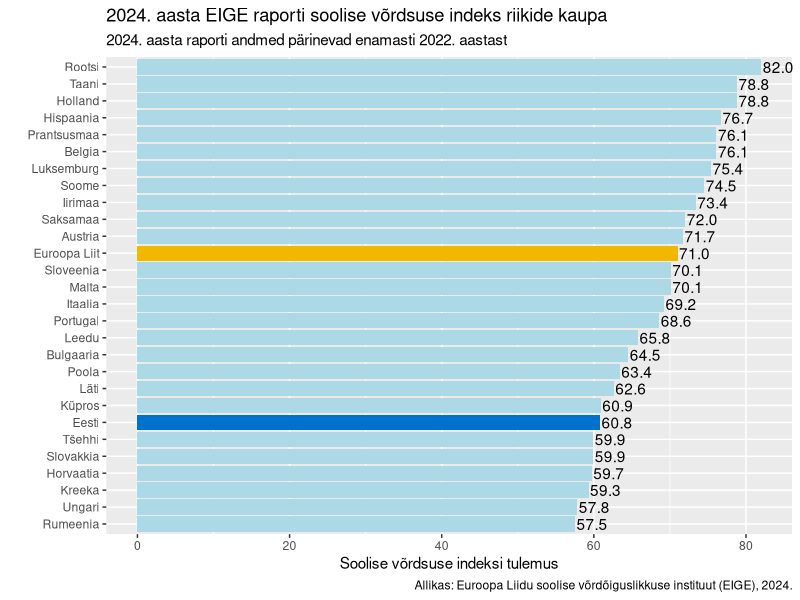
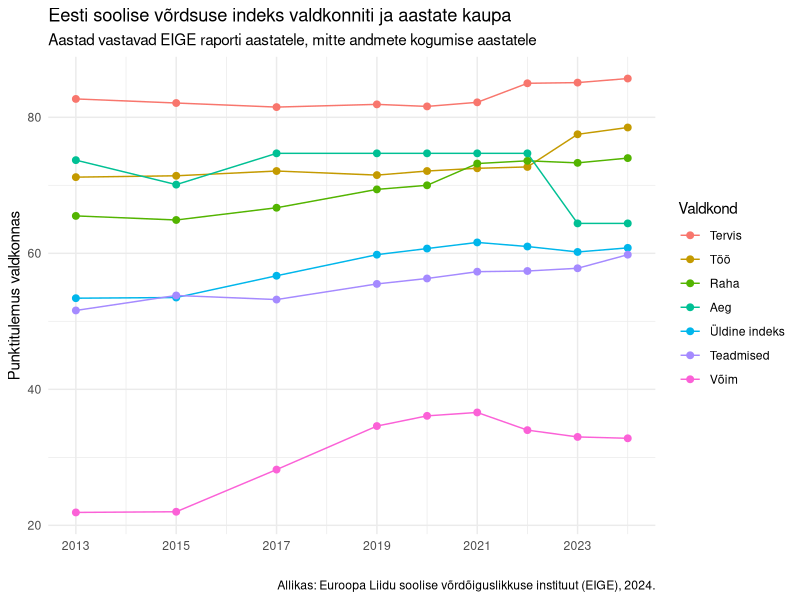
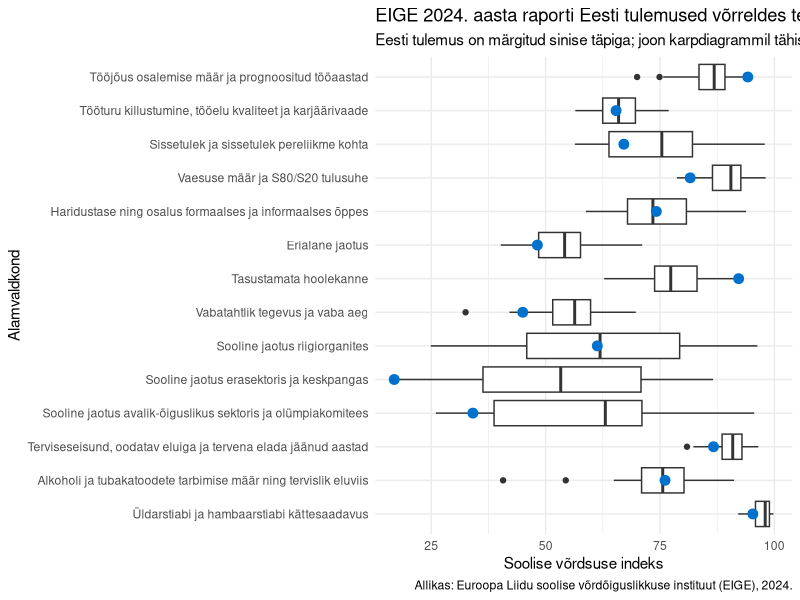

Reproduce these figures in R, in order.
## ---- chunk 1
# Töökeskkonna seadistamine
library(dplyr)
library(ggplot2)
library(knitr)
library(tidyr)
knitr::opts_chunk$set(echo = FALSE)
knitr::opts_chunk$set(message = FALSE)
knitr::opts_chunk$set(warning = FALSE)
options(scipen=1000)
## ---- chunk 2

data <- read.csv('andmestik/2024-EIGE-data.csv', encoding = 'UTF-8', sep =';')

data <- data %>%
  mutate(Riik_EE = recode(Geographic.region..Sub...Domain.Scores,
                          "Austria" = "Austria",
                          "Belgium" = "Belgia",
                          "Bulgaria" = "Bulgaaria",
                          "Croatia" = "Horvaatia",
                          "Cyprus" = "Küpros",
                          "Czechia" = "Tšehhi",
                          "Denmark" = "Taani",
                          "Estonia" = "Eesti",
                          "European Union - 27 countries (from 2020)" = "Euroopa Liit",
                          "Finland" = "Soome",
                          "France" = "Prantsusmaa",
                          "Germany" = "Saksamaa",
                          "Greece" = "Kreeka",
                          "Hungary" = "Ungari",
                          "Ireland" = "Iirimaa",
                          "Italy" = "Itaalia",
                          "Latvia" = "Läti",
                          "Lithuania" = "Leedu",
                          "Luxembourg" = "Luksemburg",
                          "Malta" = "Malta",
                          "Netherlands" = "Holland",
                          "Poland" = "Poola",
                          "Portugal" = "Portugal",
                          "Romania" = "Rumeenia",
                          "Slovakia" = "Slovakkia",
                          "Slovenia" = "Sloveenia",
                          "Spain" = "Hispaania",
                          "Sweden" = "Rootsi"
  ))

data <- data %>%
  mutate(Varvikood = case_when(
    Riik_EE == "Eesti" ~ "EE",
    Riik_EE == "Euroopa Liit" ~ "EU",
    TRUE ~ "Muu"
  ))

ggplot(data, aes(x = reorder(Riik_EE, Overall.Gender.Equality.Index), y = Overall.Gender.Equality.Index, 
                 fill = Varvikood)) +
  geom_bar(stat = "identity") +
  geom_text(aes(label = format(Overall.Gender.Equality.Index, big.mark=" ")), position = position_dodge(width = 0.9), hjust = -0.05)+
  scale_fill_manual(values = c("EE" = "#0072CE", "EU" = "#F2B800", "Muu" = "lightblue"), guide = "none") +
  labs(x = "",
       y = "Soolise võrdsuse indeksi tulemus",
       title = "2024. aasta EIGE raporti soolise võrdsuse indeks riikide kaupa",
       subtitle = "2024. aasta raporti andmed pärinevad enamasti 2022. aastast",
       caption = "Allikas: Euroopa Liidu soolise võrdõiguslikkuse instituut (EIGE), 2024."
       ) +
  coord_flip()
  
## ---- chunk 3
eesti_valdkonniti <- read.csv('andmestik/EE-valdkonniti.csv', encoding = 'UTF-8', sep =';')
eesti_valdkonniti_suured <- eesti_valdkonniti[eesti_valdkonniti$Sub.domain=='',]
colnames(eesti_valdkonniti_suured) <- gsub("^X", "", colnames(eesti_valdkonniti_suured))
colnames(eesti_valdkonniti_suured)[1] <- 'Valdkond'
eesti_valdkonniti_suured<-  eesti_valdkonniti_suured[,-2]

eesti_valdkonniti_suured <- eesti_valdkonniti_suured %>%
  mutate(Valdkond = case_when(
    Valdkond == 'Work' ~ 'Töö',
    Valdkond == 'Money' ~ 'Raha',
    Valdkond == 'Knowledge' ~ 'Teadmised',
    Valdkond == 'Time' ~ 'Aeg',
    Valdkond == 'Power' ~ 'Võim',
    Valdkond == 'Health' ~ 'Tervis',
    Valdkond == 'Index' ~ 'Üldine indeks'
  )) %>%
  mutate(Valdkond = factor(Valdkond, levels = c(
    'Tervis',
    'Töö',
    'Raha',
    'Aeg',
    'Üldine indeks',
    'Teadmised',
    'Võim'
  )))

eesti_valdkonniti_pikk <- eesti_valdkonniti_suured %>%
  pivot_longer(
    cols = -Valdkond,           
    names_to = "Aasta",
    values_to = "Indeks"
  ) %>% mutate(Aasta = as.integer(Aasta))


###trendid


ggplot(eesti_valdkonniti_pikk, aes(x = Aasta, y = Indeks, color = Valdkond, group = Valdkond)) +
  geom_line(size = 0.5) +
  geom_point(size = 2) +
  scale_x_continuous(breaks = seq(2013, 2024, by=2)) +
  labs(title = "Eesti soolise võrdsuse indeks valdkonniti ja aastate kaupa",
       x = "", y = "Punktitulemus valdkonnas", color = "Valdkond",
       subtitle = "Aastad vastavad EIGE raporti aastatele, mitte andmete kogumise aastatele",
       caption = "Allikas: Euroopa Liidu soolise võrdõiguslikkuse instituut (EIGE), 2024.") +
  theme_minimal()
## ---- chunk 4
andmed_koik <- read.csv('andmestik/2024-EIGE-data.csv', encoding = 'UTF-8', sep =';')

andmed_pikk <- andmed_koik %>%
  pivot_longer(
    cols = 2:ncol(andmed_koik),
    names_to = 'Indeks',
    values_to = 'Skoor'
  )

colnames(andmed_pikk)[1] <- 'Riik'

andmed_pikk <- andmed_pikk %>%
  mutate(lyhend = case_when(
    Indeks == 'Overall.Gender.Equality.Index' ~ 'Soolise võrdõiguslikkuse indeks',
    Indeks == 'Work..Domain.score.' ~ 'Töö',
    Indeks == 'Participation.in.work..Subdomain.score.' ~ 'Tööjõus osalemise määr ja prognoositud tööaastad',
    Indeks == 'Segregation.and.quality.of.work..Subdomain.score.' ~ 'Tööturu killustumine, tööelu kvaliteet ja karjäärivaade',
    Indeks == 'Money..Domain.score.' ~ 'Raha',
    Indeks == 'Financial.resources..Subdomain.score.' ~ 'Sissetulek ja sissetulek pereliikme kohta',
    Indeks == 'Economic.situation..Subdomain.score.' ~ 'Vaesuse määr ja S80/S20 tulusuhe',
    Indeks == 'Knowledge..Domain.score.' ~ 'Teadmised',
    Indeks == 'Attainment.and.participation..Subdomain.score.' ~ 'Haridustase ning osalus formaalses ja informaalses õppes',
    Indeks == 'Segregation..Subdomain.score.' ~ 'Erialane jaotus',
    Indeks == 'Time..Domain.score.' ~ 'Aeg',
    Indeks == 'Care.activities..Subdomain.score.' ~ 'Tasustamata hoolekanne',
    Indeks == 'Social.activities..Subdomain.score.' ~ 'Vabatahtlik tegevus ja vaba aeg',
    Indeks == 'Power..Domain.score.' ~ 'Võim',
    Indeks == 'Political.power..Subdomain.score.' ~ 'Sooline jaotus riigiorganites',
    Indeks == 'Economic.power..Subdomain.score.' ~ 'Sooline jaotus erasektoris ja keskpangas',
    Indeks == 'Social.power..Subdomain.score.' ~ 'Sooline jaotus avalik-õiguslikus sektoris ja olümpiakomitees',
    Indeks == 'Health..Domain.score.' ~ 'Tervis',
    Indeks == 'Health.status..Subdomain.score.' ~ 'Terviseseisund, oodatav eluiga ja tervena elada jäänud aastad',
    Indeks == 'Healthy.behaviour..Subdomain.score.' ~ 'Alkoholi ja tubakatoodete tarbimise määr ning tervislik eluviis',
    Indeks == 'Access.to.health.structures..Subdomain.score.' ~ 'Üldarstiabi ja hambaarstiabi kättesaadavus',
    TRUE ~ 'Muu'
  )) %>%
  mutate(lyhend = factor(lyhend, levels = c(
    'Soolise võrdõiguslikkuse indeks',
    'Töö',
    'Tööjõus osalemise määr ja prognoositud tööaastad',
    'Tööturu killustumine, tööelu kvaliteet ja karjäärivaade',
    'Raha',
    'Sissetulek ja sissetulek pereliikme kohta',
    'Vaesuse määr ja S80/S20 tulusuhe',
    'Teadmised',
    'Haridustase ning osalus formaalses ja informaalses õppes',
    'Erialane jaotus',
    'Aeg',
    'Tasustamata hoolekanne',
    'Vabatahtlik tegevus ja vaba aeg',
    'Võim',
    'Sooline jaotus riigiorganites',
    'Sooline jaotus erasektoris ja keskpangas',
    'Sooline jaotus avalik-õiguslikus sektoris ja olümpiakomitees',
    'Tervis',
    'Terviseseisund, oodatav eluiga ja tervena elada jäänud aastad',
    'Alkoholi ja tubakatoodete tarbimise määr ning tervislik eluviis',
    'Üldarstiabi ja hambaarstiabi kättesaadavus',
    'Muu'
  )))

andmed_pikk_ilma_suurteta <- andmed_pikk[!(andmed_pikk$lyhend %in% c('Töö', 'Võim', 'Tervis', 'Muu', 'Aeg','Raha', 'Teadmised','Soolise võrdõiguslikkuse indeks')),]

# Seda miskipärast vaja, et järjekord õige oleks - Adeline
andmed_pikk_ilma_suurteta$lyhend <- factor(andmed_pikk_ilma_suurteta$lyhend, levels = c(
  'Üldarstiabi ja hambaarstiabi kättesaadavus',
  'Alkoholi ja tubakatoodete tarbimise määr ning tervislik eluviis',
  'Terviseseisund, oodatav eluiga ja tervena elada jäänud aastad',
  'Sooline jaotus avalik-õiguslikus sektoris ja olümpiakomitees',
  'Sooline jaotus erasektoris ja keskpangas',
  'Sooline jaotus riigiorganites',
  'Vabatahtlik tegevus ja vaba aeg',
  'Tasustamata hoolekanne',
  'Erialane jaotus',
  'Haridustase ning osalus formaalses ja informaalses õppes',
  'Vaesuse määr ja S80/S20 tulusuhe',
  'Sissetulek ja sissetulek pereliikme kohta',
  'Tööturu killustumine, tööelu kvaliteet ja karjäärivaade',
  'Tööjõus osalemise määr ja prognoositud tööaastad'
))

ggplot(andmed_pikk_ilma_suurteta, aes(x = lyhend, y = Skoor)) +
  geom_boxplot() +
  geom_point(data = filter(andmed_pikk_ilma_suurteta, andmed_pikk_ilma_suurteta$Riik == "Estonia"), 
             aes(x = lyhend, y = Skoor), 
             size = 3, color = '#0072CE') +
  labs(y = 'Soolise võrdsuse indeks', x = 'Alamvaldkond', title = 'EIGE 2024. aasta raporti Eesti tulemused võrreldes teiste riikidega', subtitle = "Eesti tulemus on märgitud sinise täpiga; joon karpdiagrammil tähistab mediaani", caption="Allikas: Euroopa Liidu soolise võrdõiguslikkuse instituut (EIGE), 2024.") +
  theme_minimal() + coord_flip()

## ---- chunk 5
palgalohe_tabel = read.csv('andmestik/palgalohe-tabel.csv', encoding = 'UTF-8', sep =',')
colnames(palgalohe_tabel) = gsub("^X", "", colnames(palgalohe_tabel))

knitr::kable(palgalohe_tabel, caption="Palgalõhe (%) Statistikaameti ja Eurostati andmetel aastatel 2011–2022", format.args=list(decimal.mark = ","))
